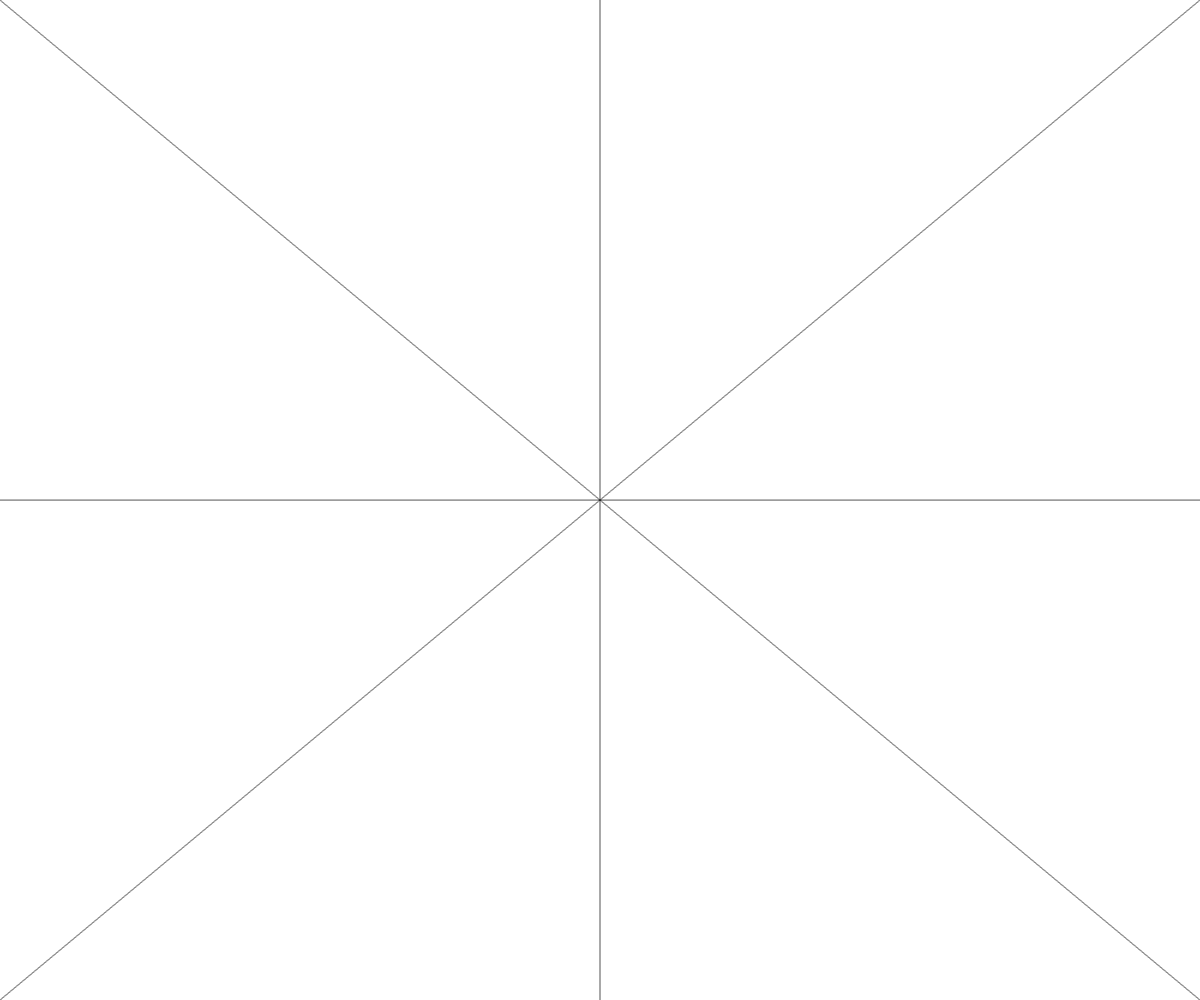
Frame 1 (no input)
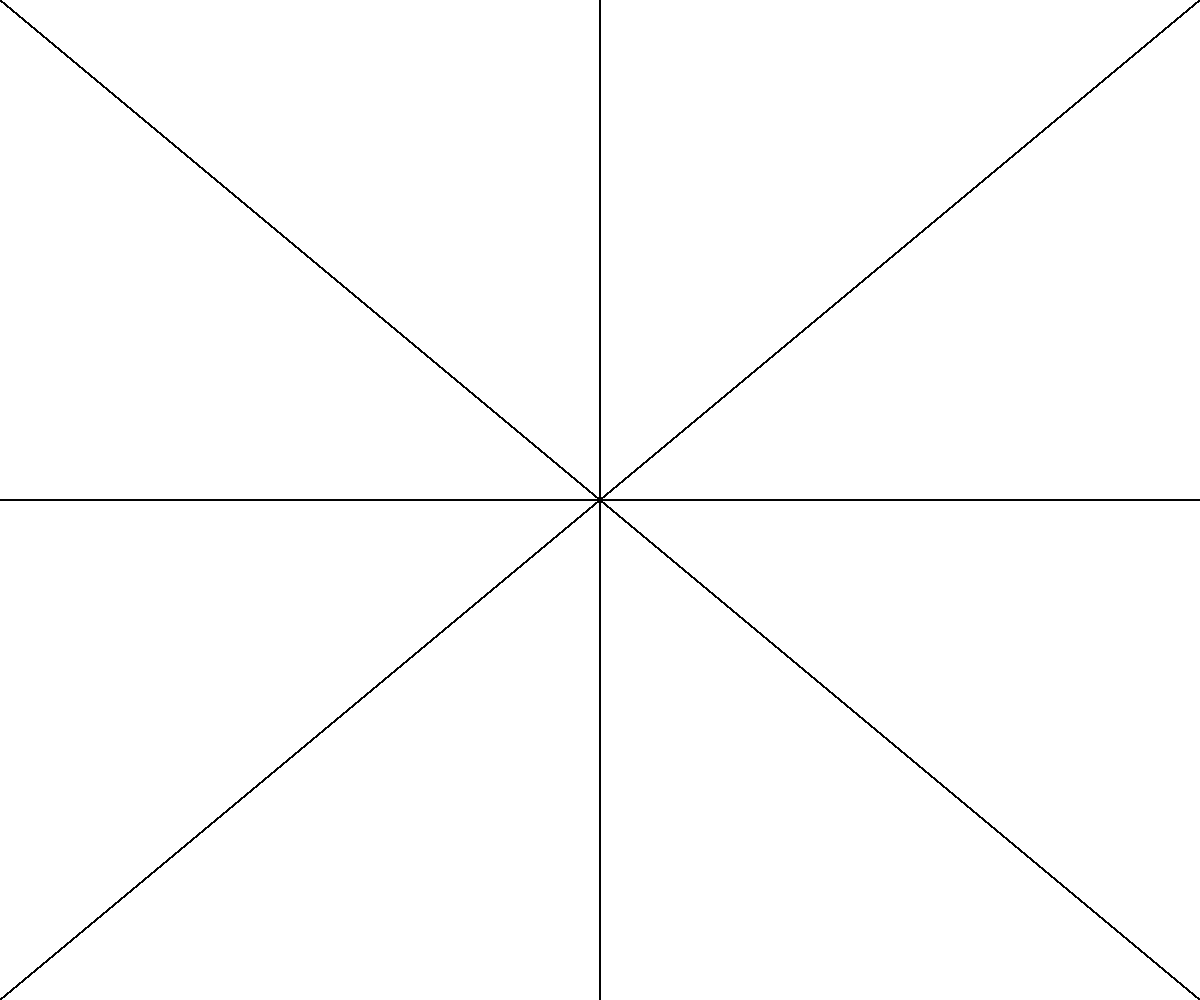
Frame 60 (no input)
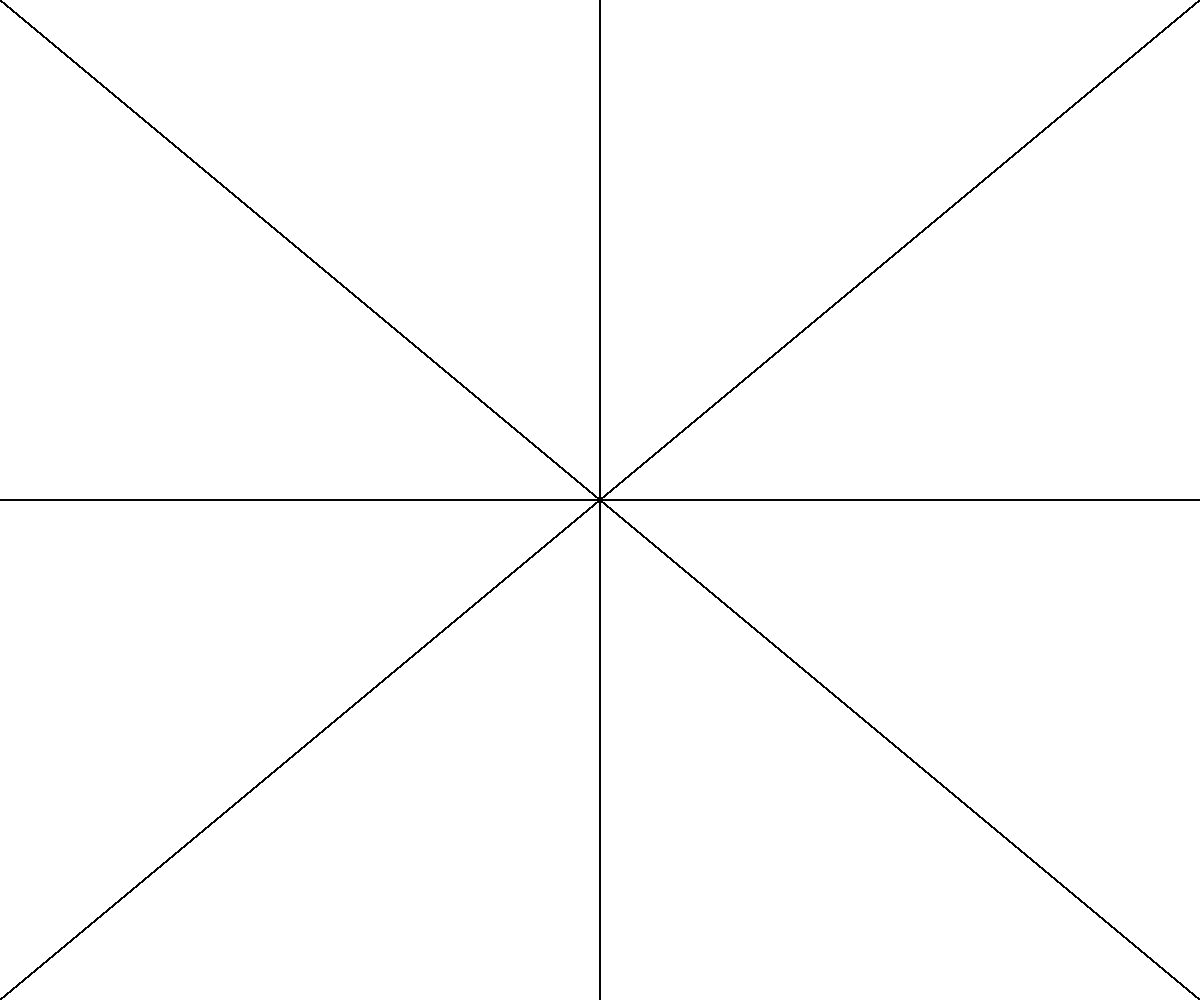
Frame 120 (the mouse pressed at the canvas centre since frame 60)

The p5.js sketch that drew these frames (run headless with seeded random() and noise() and a simulated clock; from frame 60 on, the mouse is pressed at the canvas centre):

// p5.js sketch
// ── sketch.js
const P1 = {x: 0, y: 0};//arriba-izquierda
const P2 = {x: 0, y: 0};//abajo-derecha
const P3 = {x: 0, y: 0};//ariba-derecha
const P4 = {x: 0, y: 0};//abajo-izquierda
const P5 = {x: 0, y: 0};//arriba-centro
const P6 = {x: 0, y: 0};//abajo-centro
const P7 = {x: 0, y: 0};//centro-izquierda
const P8 = {x: 0, y: 0};//centro-derecha



function setup() {
    createCanvas(windowWidth, windowHeight)
    const w = windowWidth;
    P2.x=windowWidth;
    P4.x=windowWidth;
    P5.x=Math.floor(windowWidth/2);
    P6.x=Math.floor(windowWidth/2);
    P8.x=windowWidth;

    P2.y=windowHeight;
    P3.y=windowHeight;
    P6.y=windowHeight;
    P7.y=Math.floor(windowHeight/2);
    P8.y=Math.floor(windowHeight/2);

}

/*Dibujar entidades */
function draw(){
    ecuapp(P1, P2);
    ecuapp(P3, P4);
    ecuapp(P5, P6);
    ecuapp(P7, P8);
    
}

function ecuapp(p1, p2){
    const dx = p2.x-p1.x;
    const dy = p2.y-p1.y;
    const dx2 =dx*2;
    const dy2 = dy*2;
    const dyx2 = dy2-dx2;
    const dxy2 = dx2-dy2;
    const m = Math.abs(dy/dx);

    let x = p1.x;
    let y = p1.y;
    let p = 0;

    point(x, y);
    
    if(0<=m && m<1){
        p = dy2-dx;
        let x1 = dx/dx;
        let y1 = dy/dx;
        for(i  = 0; i<=dx; i++){
            x+=x1;
            y+=y1;
            point(x,y);
        }  
    }else if(m>=1){
        let p = dx2-dy;
        let x1 = dx/dy;
        let y1 = dy/dy;
        for(i  = 0; i<=dy; i++){    
            
            x+=x1;
            y+=y1;
            point(x,y);
        }
    }
    

        
}
